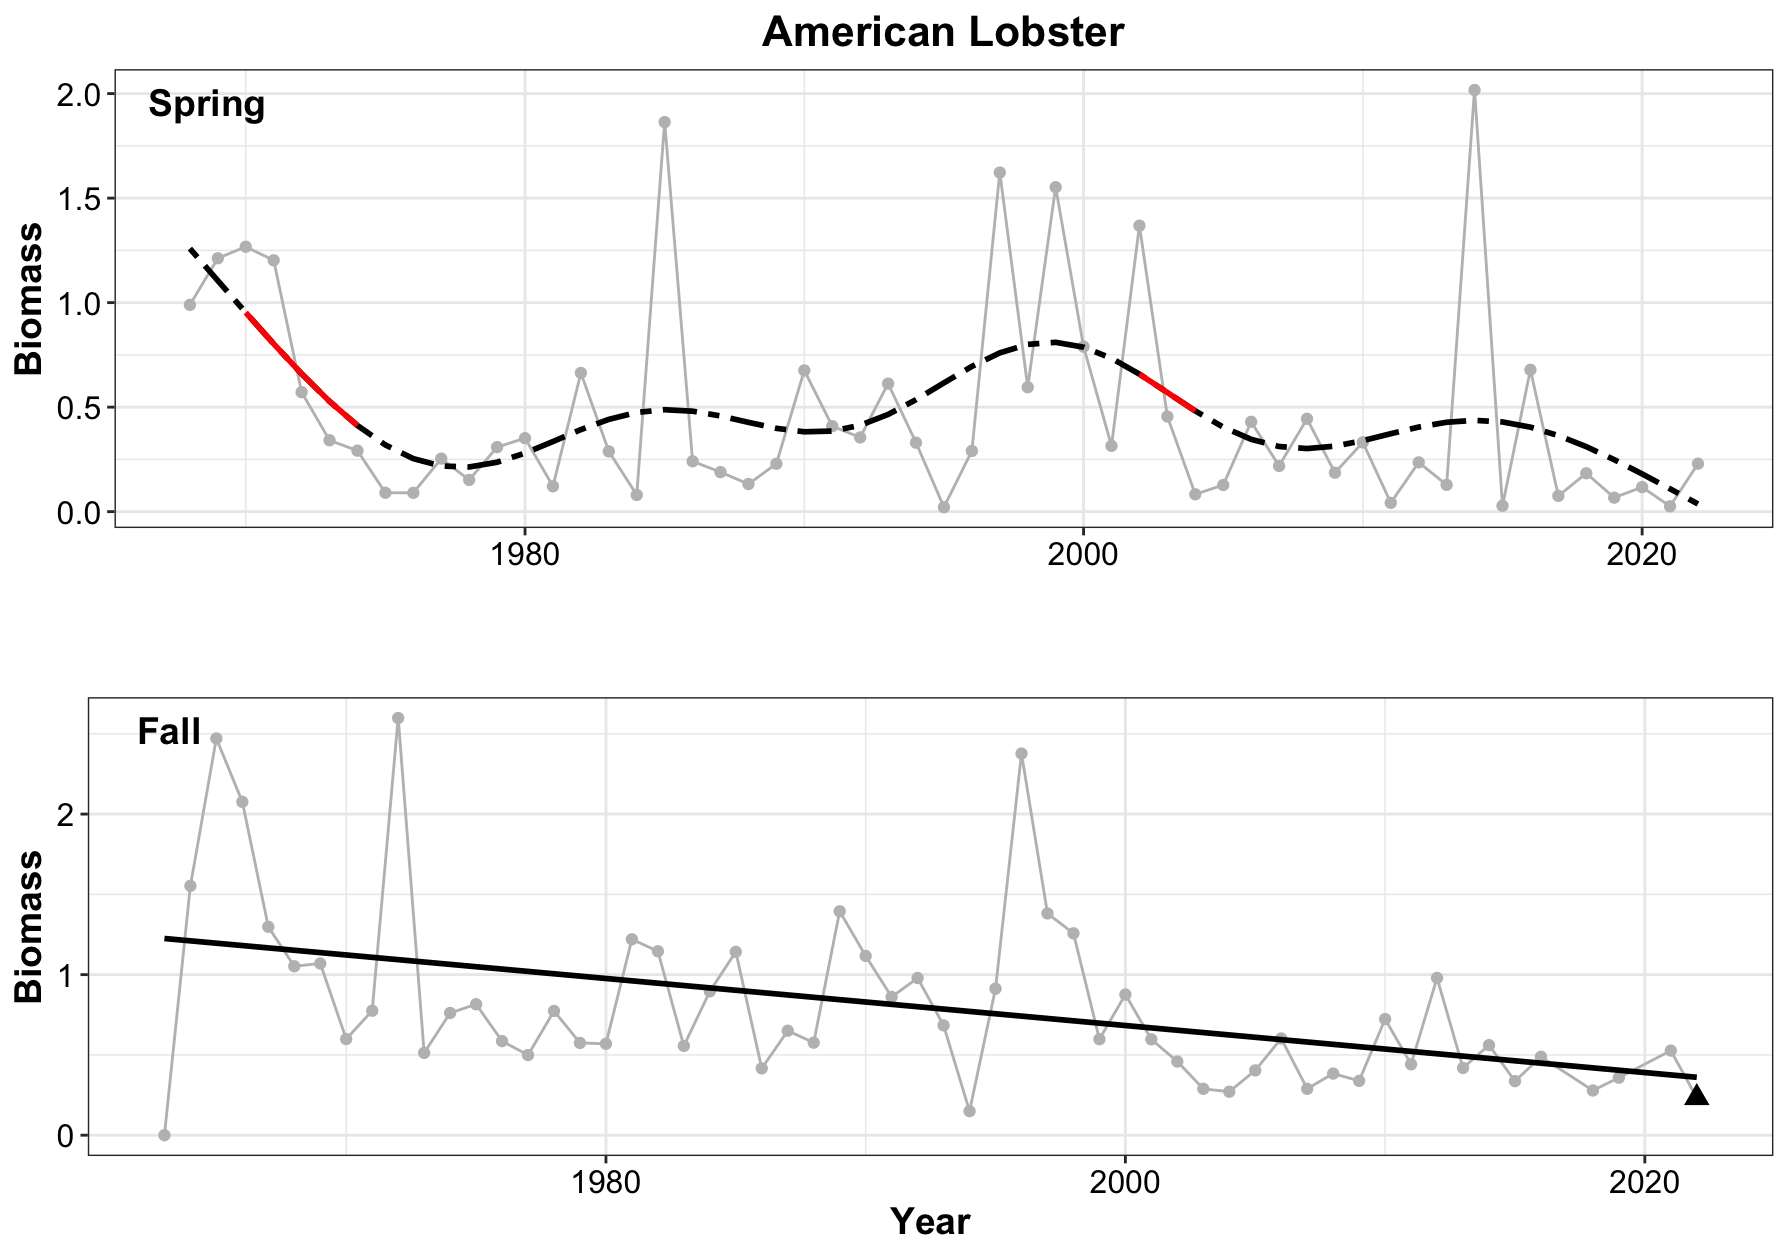

Write the R code that produced this figure.
## Figures for American Lobster

## **Laura Gruenburg, lagruenburg@gmail.com**

##   **LAST UPDATED: 2023 Report**


#####load required functions
#  You will need to download the functions from here https://gist.github.com/gavinsimpson/e73f011fdaaab4bb5a30

setwd("~/Desktop/NYB Indicators/Deriv")
source("Deriv.R")
library(mgcv)
library(ggplot2)
#library(mgcViz)
library(ggpubr)

#######Load the datasets
setwd("~/Desktop/NYB Indicators/NYB_Indicators_Calculations/Final_Timeseries_Figures/Timeseries_Files_2023")
ds<-read.csv("amlob_spring_2023.csv", header = TRUE)

#calculate the 30th a and 70th percentiles for the short term column of the indicators report
qds = quantile(ds$strat.biomass, probs = c(.30, .70))

# find the last 5 years mean
mn_ds5 = mean(ds$strat.biomass[ds$YEAR >= 2019])
# what quintile the data is in
mn_ds5 >qds


# Creat a GAM - adjust k and remember to check model
mod<- gam(strat.biomass ~ s(YEAR, k=10), data = ds)
summary(mod) #check out model
gam.check(mod)

pdata <- with(ds, data.frame(YEAR = YEAR))
p2_mod <- predict(mod, newdata = pdata,  type = "terms", se.fit = TRUE)
intercept = 0.4722018  # look at p2_mod and extract the intercept
pdata <- transform(pdata, p2_mod = p2_mod$fit[,1], se2 = p2_mod$se.fit[,1])

#  Now that we have the model prediction, the next step is to calculate the first derivative
#  Then determine which increases and decreases are significant
Term = "YEAR"
mod.d <- Deriv(mod, n=55) # n is the number of YEARs
mod.dci <- confint(mod.d, term = Term)
mod.dsig <- signifD(pdata$p2_mod, d = mod.d[[Term]]$deriv,
                    +                    mod.dci[[Term]]$upper, mod.dci[[Term]]$lower)

# Take a quick look to make sure it appears ok before final plotting
plot(strat.biomass ~ YEAR, data = ds)
lines(strat.biomass ~ YEAR, data = ds)
lines(p2_mod+intercept ~ YEAR, data = pdata, type = "n")
lines(p2_mod+intercept ~ YEAR, data = pdata)
lines(unlist(mod.dsig$incr)+intercept ~ YEAR, data = pdata, col = "blue", lwd = 3)
lines(unlist(mod.dsig$decr)+intercept ~ YEAR, data = pdata, col = "red", lwd = 3)

linearMod<- lm(strat.biomass ~ YEAR, data=ds)
summary(linearMod)

p1 = ggplot() + 
  geom_line(data = ds, aes(x = YEAR, y = strat.biomass), color = 'grey') +
  geom_point(data = ds, aes(x = YEAR, y = strat.biomass), color = 'gray') + 
  #geom_point(data = ds[54:55, ], aes(x = YEAR, y = strat.biomass), shape = 17, size = 3) + 
  #geom_smooth(data = ds, aes(x = YEAR, y = strat.biomass), method = lm, se = FALSE, color = 'black') + 
  geom_line(data=pdata, aes(x = YEAR, y = p2_mod+intercept), se = FALSE, color = 'black', linetype = 'twodash', size = 1) + 
  geom_line(data = pdata, aes(y = unlist(mod.dsig$incr)+intercept, x = YEAR), color = "blue", size = 1) + 
  geom_line(data = pdata, aes(y = unlist(mod.dsig$decr)+intercept, x = YEAR), color = 'red', size = 1) + 
  theme_bw() +
  labs (y = bquote("Biomass"), x = '', title = 'American Lobster') + 
  theme(plot.title=element_text(size = 16,face = 'bold',hjust = 0.5), axis.title=element_text(size = 14, face = 'bold'), axis.text= element_text(color = 'black', size = 12))


ds2<-read.csv("amlob_fall_2023.csv", header = TRUE)


#calculate the 30th a and 70th percentiles for the short term column of the indicators report
qds2 = quantile(ds2$strat.biomass, probs = c(.30, .70))

# find the last 5 years mean
mn_ds25 = mean(ds2$strat.biomass[ds2$YEAR >= 2019])
# what quintile the data is in
mn_ds25 >qds2


# Creat a GAM - adjust k and remember to check model
mod2<- gam(strat.biomass ~ s(YEAR, k=10), data = ds2)
summary(mod2) #check out model
gam.check(mod2)

pdata2 <- with(ds2, data.frame(YEAR = YEAR))
p2_mod2 <- predict(mod2, newdata = pdata2,  type = "terms", se.fit = TRUE)
intercept2 = 0.8060788   # look at p2_mod and extract the intercept
pdata2 <- transform(pdata2, p2_mod2 = p2_mod2$fit[,1], se2 = p2_mod2$se.fit[,1])

#  Now that we have the model prediction, the next step is to calculate the first derivative
#  Then determine which increases and decreases are significant
Term = "YEAR"
mod2.d <- Deriv(mod2, n=58) # n is the number of YEARs
mod2.dci <- confint(mod2.d, term = Term)
mod2.dsig <- signifD(pdata2$p2_mod2, d = mod2.d[[Term]]$deriv,
                     +                    mod2.dci[[Term]]$upper, mod2.dci[[Term]]$lower)

# Take a quick look to make sure it appears ok before final plotting
plot(strat.biomass ~ YEAR, data = ds2)
lines(strat.biomass ~ YEAR, data = ds2)
lines(p2_mod2+intercept2 ~ YEAR, data = pdata2, type = "n")
lines(p2_mod2+intercept2 ~ YEAR, data = pdata2)
lines(unlist(mod2.dsig$incr)+intercept2 ~ YEAR, data = pdata2, col = "blue", lwd = 3)
lines(unlist(mod2.dsig$decr)+intercept2 ~ YEAR, data = pdata2, col = "red", lwd = 3)

linearmod2<- lm(strat.biomass ~ YEAR, data=ds2)
summary(linearmod2)

p2 = ggplot() + 
  geom_line(data = ds2, aes(x = YEAR, y = strat.biomass), color = 'grey') +
  geom_point(data = ds2, aes(x = YEAR, y = strat.biomass), color = 'gray') + 
  geom_point(data = ds2[58, ], aes(x = YEAR, y = strat.biomass), shape = 17, size = 3) + 
  geom_smooth(data = ds2, aes(x = YEAR, y = strat.biomass), method = lm, se = FALSE, color = 'black') + 
  #geom_line(data=pdata2, aes(x = YEAR, y = p2_mod2+intercept2), se = FALSE, color = 'black', linetype = 'twodash', size = 1) + 
  #geom_line(data = pdata2, aes(y = unlist(mod2.dsig$incr)+intercept2, x = YEAR), color = "blue", size = 1) + 
  #geom_line(data = pdata2, aes(y = unlist(mod2.dsig$decr)+intercept2, x = YEAR), color = 'red', size = 1) + 
  theme_bw() +
  labs (y = bquote("Biomass"), x = 'Year', title = '') + 
  theme(plot.title=element_text(size = 16,face = 'bold',hjust = 0.5), axis.title=element_text(size = 14, face = 'bold'), axis.text= element_text(color = 'black', size = 12))


ggarrange(p1, p2, 
          labels = c("Spring", " Fall"),
          label.x = c(.05,.05),
          label.y = c(0.88,0.88),
          font.label = (face = 'Italic'),
          ncol = 1, nrow = 2)
